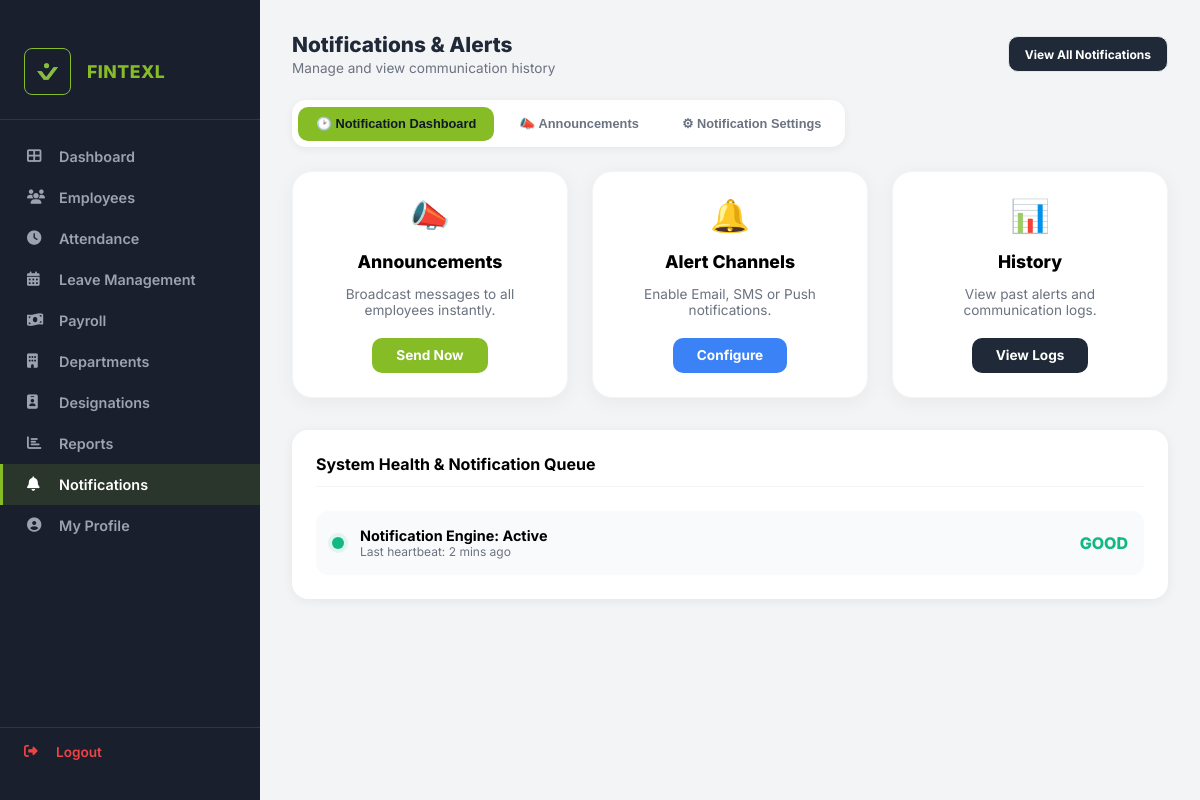
Page /dashboard/admin/notifications/ (signed in) on the committed database.
### zettrack_app/models.py (models this page shows, shortened)
class CustomUser(AbstractUser):
    username = None
    email = models.EmailField(_('email address'), unique=True)
    phone = models.CharField(max_length=15, unique=True, blank=True, null=True)
    company = models.ForeignKey(Company, on_delete=models.CASCADE, null=True, blank=True, related_name='users')
    is_company_admin = models.BooleanField(default=False)
    USERNAME_FIELD = 'email'
    REQUIRED_FIELDS = []
    objects = CustomUserManager()

class Company(models.Model):
    COMPANY_SIZE_CHOICES = [
        ('1-10', '1-10'),
        ('11-50', '11-50'),
        ('51-200', '51-200'),
        ('200+', '200+'),
    ]
    PRIMARY_USE_CHOICES = [
        ('attendance_only', 'Attendance only'),
        ('attendance_payroll', 'Attendance + Payroll'),
    ]
    name = models.CharField(max_length=255)
    size = models.CharField(max_length=20, choices=COMPANY_SIZE_CHOICES, blank=True)
    industry = models.CharField(max_length=100, blank=True)
    primary_use = models.CharField(max_length=50, choices=PRIMARY_USE_CHOICES, blank=True)
    no_of_branches = models.PositiveIntegerField(default=1)
    gstin = models.CharField(max_length=15, blank=True)
    referral_source = models.CharField(max_length=100, blank=True)
    country = models.CharField(max_length=100, default='India')
    state = models.CharField(max_length=100)
    city = models.CharField(max_length=100)
    logo = models.ImageField(upload_to='company_logos/', blank=True, null=True)
    created_at = models.DateTimeField(auto_now_add=True)

### zettrack_app/views.py (the view)
# urls.py: path('dashboard/admin/notifications/', views.admin_notifications, name='admin_notifications'),
@login_required
def admin_notifications(request):
    if not request.user.is_company_admin:
        return redirect('employee_dashboard')
    company = request.user.company
    stats = {
        'total_sent': 150,
        'unread_alerts': 12,
        'active_announcements': 3,
        'system_health': 'Good'
    }
    return render(request, 'zettrack_app/admin_notifications.html', {
        'stats': stats,
    })

### zettrack_app/templates/zettrack_app/admin_notifications.html (shortened to what this page needs)
{% extends 'zettrack_app/admin_base.html' %}
{% block admin_content %}
<div style="display:flex; justify-content:space-between; align-items:center; margin-bottom:1.5rem;">
    <div>
        <h2 style="margin:0; font-size:1.3rem; font-weight:800; color:#1f2937;">Notifications & Alerts</h2>
        <p style="margin:0.2rem 0 0; font-size:0.85rem; color:#6b7280;">Manage and view communication history</p>
    </div>
    <div style="display:flex; gap:0.75rem;">
        <a href="{% url 'notification_dashboard' %}" class="att-action-btn" style="background:#1f2937; color:white; text-decoration:none; padding:0.6rem 1rem; border-radius:10px;">View All Notifications</a>
    </div>
</div>
<div class="att-tabs">
    <button class="att-tab att-tab-active" onclick="switchTab('dashboard', this)">&#128337; Notification Dashboard</button>
    <button class="att-tab" onclick="switchTab('announcements', this)">&#128227; Announcements</button>
    <button class="att-tab" onclick="switchTab('settings', this)">&#9881; Notification Settings</button>
</div>
<div id="tab-dashboard" class="att-panel">
    <div style="display:grid; grid-template-columns:repeat(auto-fit,minmax(250px,1fr)); gap:1.5rem; margin-bottom:2rem;">
        <div style="background:white; padding:1.5rem; border-radius:20px; box-shadow:0 4px 20px rgba(0,0,0,0.05); border:1px solid #f3f4f6; text-align:center;">
            <div style="font-size:2rem; margin-bottom:1rem;">&#128227;</div>
            <h4 style="margin:0 0 0.5rem; font-size:1.1rem; font-weight:800;">Announcements</h4>
            <p style="font-size:0.85rem; color:#6b7280; margin-bottom:1.25rem;">Broadcast messages to all employees instantly.</p>
            <a href="{% url 'send_announcement' %}" style="display:inline-block; background:#86bc25; color:white; padding:0.6rem 1.5rem; border-radius:10px; text-decoration:none; font-weight:700; font-size:0.85rem;">Send Now</a>
        </div>
        <div style="background:white; padding:1.5rem; border-radius:20px; box-shadow:0 4px 20px rgba(0,0,0,0.05); border:1px solid #f3f4f6; text-align:center;">
            <div style="font-size:2rem; margin-bottom:1rem;">&#128276;</div>
            <h4 style="margin:0 0 0.5rem; font-size:1.1rem; font-weight:800;">Alert Channels</h4>
            <p style="font-size:0.85rem; color:#6b7280; margin-bottom:1.25rem;">Enable Email, SMS or Push notifications.</p>
            <a href="{% url 'notification_settings' %}" style="display:inline-block; background:#3b82f6; color:white; padding:0.6rem 1.5rem; border-radius:10px; text-decoration:none; font-weight:700; font-size:0.85rem;">Configure</a>
        </div>
        <div style="background:white; padding:1.5rem; border-radius:20px; box-shadow:0 4px 20px rgba(0,0,0,0.05); border:1px solid #f3f4f6; text-align:center;">
            <div style="font-size:2rem; margin-bottom:1rem;">&#128202;</div>
            <h4 style="margin:0 0 0.5rem; font-size:1.1rem; font-weight:800;">History</h4>
            <p style="font-size:0.85rem; color:#6b7280; margin-bottom:1.25rem;">View past alerts and communication logs.</p>
            <a href="{% url 'notification_dashboard' %}" style="display:inline-block; background:#1f2937; color:white; padding:0.6rem 1.5rem; border-radius:10px; text-decoration:none; font-weight:700; font-size:0.85rem;">View Logs</a>
        </div>
    </div>
    <div style="background:white; padding:1.5rem; border-radius:16px; box-shadow:0 2px 12px rgba(0,0,0,0.06);">
        <h3 style="margin-top:0; font-size:1rem; margin-bottom:1.5rem; border-bottom:1px solid #f3f4f6; padding-bottom:0.75rem;">System Health & Notification Queue</h3>
        <div style="display:flex; justify-content:space-between; align-items:center; padding:1rem; background:#f9fafb; border-radius:12px;">
            <div style="display:flex; align-items:center; gap:1rem;">
                <div style="width:12px; height:12px; background:#10b981; border-radius:50%; box-shadow:0 0 0 4px rgba(16,185,129,0.1);"></div>
                <div>
                    <div style="font-weight:700; font-size:0.9rem;">Notification Engine: Active</div>
                    <div style="font-size:0.75rem; color:#6b7280;">Last heartbeat: 2 mins ago</div>
                </div>
            </div>
            <div style="font-weight:800; color:#10b981;">GOOD</div>
        </div>
    </div>
</div>
{% endblock %}

### zettrack_app/templates/zettrack_app/admin_base.html (shortened to what this page needs)
{% extends 'zettrack_app/base.html' %}
{% block content %}
<div id="admin-layout">
    <div id="admin-sidebar" style="background: #1a1f2e; color: white; padding: 1.5rem 0; display: flex; flex-direction: column;">
        <div style="padding: 1.5rem; border-bottom: 1px solid #2d3748; display: flex; align-items: center; gap: 1rem;">
            {% if request.user.company.logo %}
                <img src="{{ request.user.company.logo.url }}" alt="Logo" style="width: 45px; height: 45px; border-radius: 8px; object-fit: cover; border: 1.5px solid #86bc25;">
            {% else %}
                <div style="width: 45px; height: 45px; background: #86bc25; border-radius: 8px; display: flex; align-items: center; justify-content: center; font-weight: 800; font-size: 1.2rem; color: #1a1f2e;">
                    {{ request.user.company.name|first|upper }}
                </div>
            {% endif %}
            <div>
                <div style="font-size: 1.1rem; font-weight: 800; color: #86bc25; line-height: 1.1; text-transform: uppercase; letter-spacing: 0.5px; max-width: 140px; white-space: nowrap; overflow: hidden; text-overflow: ellipsis;">{{ request.user.company.name }}</div>
            </div>
        </div>
        <nav style="flex: 1; padding: 1rem 0; overflow-y: auto;">
            <ul style="list-style: none; padding: 0; margin: 0; display: flex; flex-direction: column; gap: 0;">
                <li>
                    <a href="{% url 'admin_dashboard' %}"
                       style="display: flex; align-items: center; gap: 0.75rem; padding: 0.75rem 1.5rem; text-decoration: none; font-weight: 600; font-size: 0.9rem;
                              color: {% if request.resolver_match.url_name == 'admin_dashboard' %}#fff{% else %}#9ca3af{% endif %};
                              background: {% if request.resolver_match.url_name == 'admin_dashboard' %}rgba(134,188,37,0.15){% else %}transparent{% endif %};
                              border-left: 3px solid {% if request.resolver_match.url_name == 'admin_dashboard' %}#86bc25{% else %}transparent{% endif %};">
                        <i class="fas fa-th-large" style="width: 20px;"></i> Dashboard
                    </a>
                </li>
                <li>
                    <a href="{% url 'employee_list' %}"
                       style="display: flex; align-items: center; gap: 0.75rem; padding: 0.75rem 1.5rem; text-decoration: none; font-weight: 600; font-size: 0.9rem;
                              color: {% if 'employee' in request.resolver_match.url_name %}#fff{% else %}#9ca3af{% endif %};
                              background: {% if 'employee' in request.resolver_match.url_name %}rgba(134,188,37,0.15){% else %}transparent{% endif %};
                              border-left: 3px solid {% if 'employee' in request.resolver_match.url_name %}#86bc25{% else %}transparent{% endif %};">
                        <i class="fas fa-users" style="width: 20px;"></i> Employees
                    </a>
                </li>
                <li>
                    <a href="{% url 'admin_attendance' %}"
                       style="display: flex; align-items: center; gap: 0.75rem; padding: 0.75rem 1.5rem; text-decoration: none; font-weight: 600; font-size: 0.9rem;
                              color: {% if 'attendance' in request.resolver_match.url_name %}#fff{% else %}#9ca3af{% endif %};
                              background: {% if 'attendance' in request.resolver_match.url_name %}rgba(134,188,37,0.15){% else %}transparent{% endif %};
                              border-left: 3px solid {% if 'attendance' in request.resolver_match.url_name %}#86bc25{% else %}transparent{% endif %};">
                        <i class="fas fa-clock" style="width: 20px;"></i> Attendance
                    </a>
                </li>
                <li>
                    <a href="{% url 'admin_leaves' %}"
                       style="display: flex; align-items: center; gap: 0.75rem; padding: 0.75rem 1.5rem; text-decoration: none; font-weight: 600; font-size: 0.9rem;
                              color: {% if 'leaves' in request.resolver_match.url_name %}#fff{% else %}#9ca3af{% endif %};
                              background: {% if 'leaves' in request.resolver_match.url_name %}rgba(134,188,37,0.15){% else %}transparent{% endif %};
                              border-left: 3px solid {% if 'leaves' in request.resolver_match.url_name %}#86bc25{% else %}transparent{% endif %};">
                        <i class="fas fa-calendar-alt" style="width: 20px;"></i> Leave Management
                    </a>
                </li>
                <li>
                    <a href="{% url 'admin_payroll' %}"
                       style="display: flex; align-items: center; gap: 0.75rem; padding: 0.75rem 1.5rem; text-decoration: none; font-weight: 600; font-size: 0.9rem;
                              color: {% if 'payroll' in request.resolver_match.url_name %}#fff{% else %}#9ca3af{% endif %};
                              background: {% if 'payroll' in request.resolver_match.url_name %}rgba(134,188,37,0.15){% else %}transparent{% endif %};
                              border-left: 3px solid {% if 'payroll' in request.resolver_match.url_name %}#86bc25{% else %}transparent{% endif %};">
                        <i class="fas fa-money-bill-wave" style="width: 20px;"></i> Payroll
                    </a>
                </li>
                <li>
                    <a href="{% url 'department_list' %}"
                       style="display: flex; align-items: center; gap: 0.75rem; padding: 0.75rem 1.5rem; text-decoration: none; font-weight: 600; font-size: 0.9rem;
                              color: {% if 'department' in request.resolver_match.url_name %}#fff{% else %}#9ca3af{% endif %};
                              background: {% if 'department' in request.resolver_match.url_name %}rgba(134,188,37,0.15){% else %}transparent{% endif %};
                              border-left: 3px solid {% if 'department' in request.resolver_match.url_name %}#86bc25{% else %}transparent{% endif %};">
                        <i class="fas fa-building" style="width: 20px;"></i> Departments
                    </a>
                </li>
                <li>
                    <a href="{% url 'designation_list' %}"
                       style="display: flex; align-items: center; gap: 0.75rem; padding: 0.75rem 1.5rem; text-decoration: none; font-weight: 600; font-size: 0.9rem;
                              color: {% if 'designation' in request.resolver_match.url_name %}#fff{% else %}#9ca3af{% endif %};
                              background: {% if 'designation' in request.resolver_match.url_name %}rgba(134,188,37,0.15){% else %}transparent{% endif %};
                              border-left: 3px solid {% if 'designation' in request.resolver_match.url_name %}#86bc25{% else %}transparent{% endif %};">
                        <i class="fas fa-id-badge" style="width: 20px;"></i> Designations
                    </a>
                </li>
                <li>
                    <a href="{% url 'report_attendance' %}"
                       style="display: flex; align-items: center; gap: 0.75rem; padding: 0.75rem 1.5rem; text-decoration: none; font-weight: 600; font-size: 0.9rem;
                              color: {% if 'report_' in request.resolver_match.url_name %}#fff{% else %}#9ca3af{% endif %};
                              background: {% if 'report_' in request.resolver_match.url_name %}rgba(134,188,37,0.15){% else %}transparent{% endif %};
                              border-left: 3px solid {% if 'report_' in request.resolver_match.url_name %}#86bc25{% else %}transparent{% endif %};">
                        <i class="fas fa-chart-bar" style="width: 20px;"></i> Reports
                    </a>
                </li>
                <li>
                    <a href="{% url 'admin_notifications' %}"
                       style="display: flex; align-items: center; justify-content: space-between; padding: 0.75rem 1.5rem; text-decoration: none; font-weight: 600; font-size: 0.9rem;
                              color: {% if 'notifications' in request.resolver_match.url_name %}#fff{% else %}#9ca3af{% endif %};
                              background: {% if 'notifications' in request.resolver_match.url_name %}rgba(134,188,37,0.15){% else %}transparent{% endif %};
                              border-left: 3px solid {% if 'notifications' in request.resolver_match.url_name %}#86bc25{% else %}transparent{% endif %};">
                        <div style="display: flex; align-items: center; gap: 0.75rem;">
                            <i class="fas fa-bell" style="width: 20px;"></i> Notifications
                        </div>
                    </a>
                </li>
                <li>
                    <a href="{% url 'admin_profile_edit' %}"
                       style="display: flex; align-items: center; gap: 0.75rem; padding: 0.75rem 1.5rem; text-decoration: none; font-weight: 600; font-size: 0.9rem;
                              color: {% if request.resolver_match.url_name == 'admin_profile_edit' %}#fff{% else %}#9ca3af{% endif %};
                              background: {% if request.resolver_match.url_name == 'admin_profile_edit' %}rgba(134,188,37,0.15){% else %}transparent{% endif %};
                              border-left: 3px solid {% if request.resolver_match.url_name == 'admin_profile_edit' %}#86bc25{% else %}transparent{% endif %};">
                        <i class="fas fa-user-circle" style="width: 20px;"></i> My Profile
                    </a>
                </li>
            </ul>
        </nav>
        <div style="padding: 1rem 1.5rem; border-top: 1px solid #2d3748;">
            <a href="{% url 'logout' %}" style="display: flex; align-items: center; gap: 0.75rem; text-decoration: none; color: #ef4444; font-weight: 600; font-size: 0.85rem;">
                <i class="fas fa-sign-out-alt" style="width: 20px;"></i> Logout
            </a>
        </div>
    </div>
    <div id="admin-main">
        {% block admin_content %}{% endblock %}
    </div>
</div>
{% endblock %}

### rows in the picture
CustomUser: user.company.logo (picture), user.company.name "FINTEXL"
